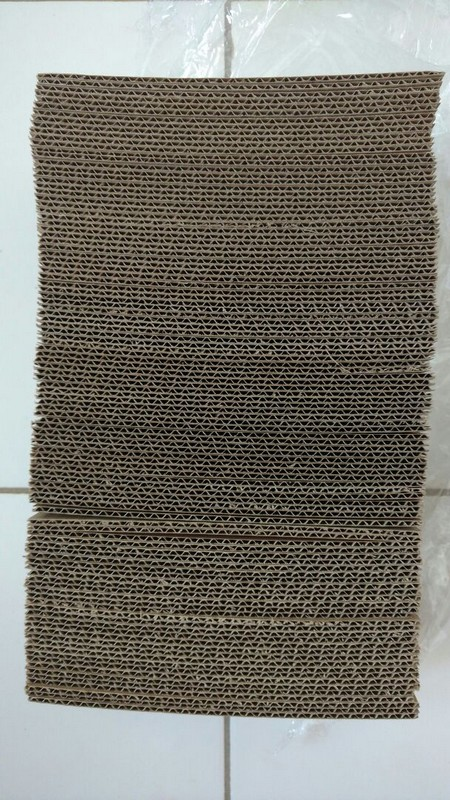
#> input picture PDIPython/resource/contador4x8.jpeg, 450 x 800 px, found by its file name
$ python Contador.py   (older library calls are emulated)
#> lines starting #> are read from the running program, lines starting #| are printed output that depends on the picture; after the words box and inside, x2 and y2 are one past the last pixel; in counts of white or black regions, pixels touching at a corner belong together
import cv2
import numpy as np

#imagem original
img_original = cv2.imread('resource\contador4x8.jpeg')
#> img_original is the input picture: shape (800, 450, 3); mean B, G, R 111.3, 118.8, 120.7
cv2.imshow('IMG ORIGINAL', img_original)

#escala de cinza
img_saida = cv2.cvtColor(img_original, cv2.COLOR_BGR2GRAY)
#cv2.imshow('IMG CINZA', img_saida)

#binariza a imagem
ret, img_saida = cv2.threshold(img_saida, 70, 255, cv2.THRESH_BINARY_INV)
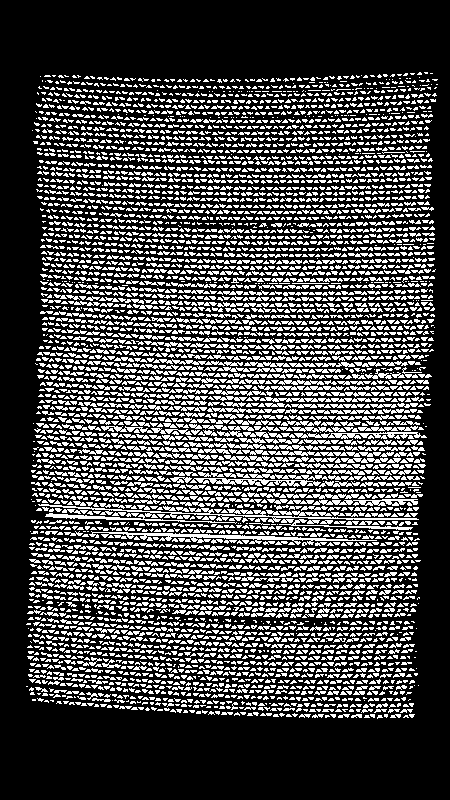
#> img_saida: shape (800, 450); 27.7% white in thin lines or dots, all inside (x1, y1, x2, y2) = (26, 72, 438, 719)
cv2.imshow('IMG BINARIA', img_saida)

#img_saida = cv2.adaptiveThreshold(img_saida, cv2.THRESH_BINARY+cv2.THRESH_OTSU)

#desfoca imagem
#img_saida = cv2.GaussianBlur(img_saida, (5, 5), 1)
#cv2.imshow('DESFOQUE', img_desfocada)

padrao = cv2.RETR_TREE
#padrao = cv2.RETR_EXTERNAL
img, contornos, hier = cv2.findContours(img_saida, padrao, cv2.CHAIN_APPROX_NONE)
#> contornos = 5537 contours, 5032 with area under 20; largest, box (x1, y1, x2, y2) and area: (38, 504, 419, 524) 774, (89, 531, 377, 546) 641, (190, 478, 321, 487) 376, (294, 432, 427, 439) 346, (313, 499, 418, 506) 334

for c in contornos:
   cv2.drawContours(img_original, [c], -1, (0, 0, 255), 1)
#> this loop made 5537 passes
#> c on pass 14: [[303, 715], [304, 714], [305, 715], [304, 716]]
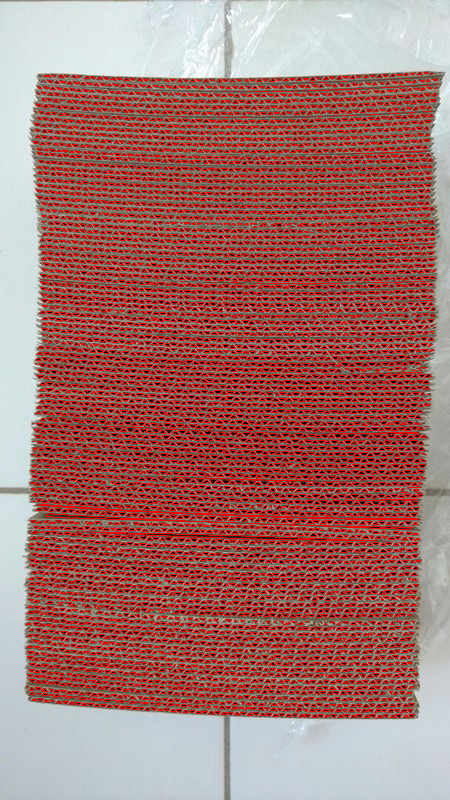
#> img_original: shape (800, 450, 3); mean B, G, R 105.8, 111, 166.1

cv2.imshow('RESULTADO', img_original)
cv2.waitKey(0)
cv2.destroyAllWindows()
